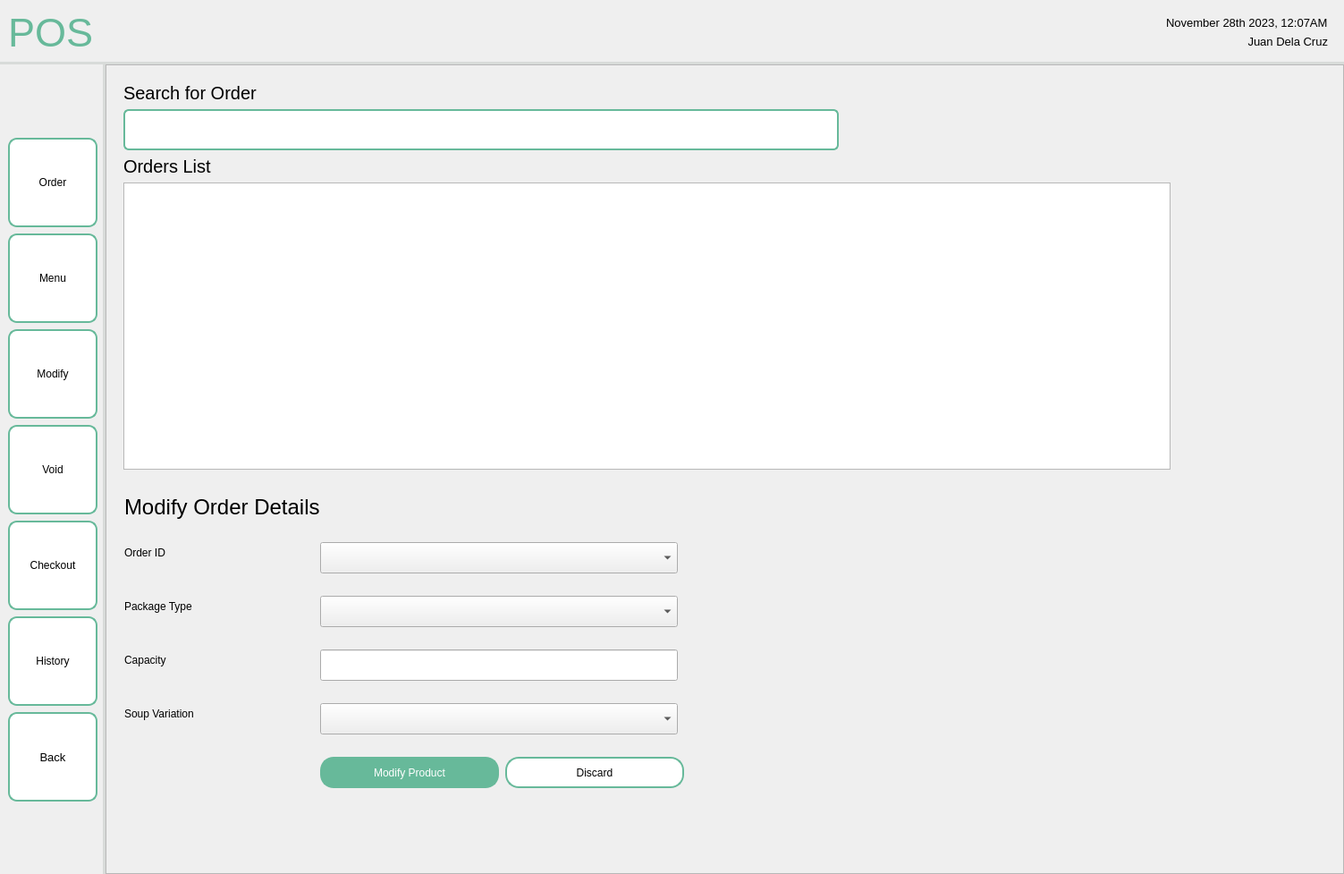
<?xml version="1.0" encoding="UTF-8"?>
<ui version="4.0">
 <class>MainWindow</class>
 <widget class="QMainWindow" name="MainWindow">
  <property name="geometry">
   <rect>
    <x>0</x>
    <y>0</y>
    <width>1503</width>
    <height>977</height>
   </rect>
  </property>
  <property name="windowTitle">
   <string>MainWindow</string>
  </property>
  <widget class="QWidget" name="centralwidget">
   <layout class="QHBoxLayout" name="horizontalLayout">
    <property name="leftMargin">
     <number>0</number>
    </property>
    <property name="topMargin">
     <number>0</number>
    </property>
    <property name="rightMargin">
     <number>0</number>
    </property>
    <property name="bottomMargin">
     <number>0</number>
    </property>
    <item>
     <widget class="QFrame" name="frame">
      <property name="sizePolicy">
       <sizepolicy hsizetype="Preferred" vsizetype="Preferred">
        <horstretch>0</horstretch>
        <verstretch>0</verstretch>
       </sizepolicy>
      </property>
      <property name="frameShape">
       <enum>QFrame::NoFrame</enum>
      </property>
      <property name="frameShadow">
       <enum>QFrame::Plain</enum>
      </property>
      <layout class="QGridLayout" name="gridLayout">
       <property name="leftMargin">
        <number>0</number>
       </property>
       <property name="topMargin">
        <number>0</number>
       </property>
       <property name="rightMargin">
        <number>0</number>
       </property>
       <property name="bottomMargin">
        <number>0</number>
       </property>
       <property name="spacing">
        <number>0</number>
       </property>
       <item row="1" column="0">
        <widget class="QWidget" name="navbar" native="true">
         <property name="sizePolicy">
          <sizepolicy hsizetype="Fixed" vsizetype="Preferred">
           <horstretch>0</horstretch>
           <verstretch>0</verstretch>
          </sizepolicy>
         </property>
         <property name="styleSheet">
          <string notr="true">QWidget {
    border-right: 3px solid #D8DBD9;
}
</string>
         </property>
         <layout class="QVBoxLayout" name="verticalLayout_2">
          <property name="spacing">
           <number>7</number>
          </property>
          <item>
           <spacer name="verticalSpacer">
            <property name="orientation">
             <enum>Qt::Vertical</enum>
            </property>
            <property name="sizeHint" stdset="0">
             <size>
              <width>20</width>
              <height>40</height>
             </size>
            </property>
           </spacer>
          </item>
          <item>
           <widget class="QPushButton" name="orderBTN">
            <property name="minimumSize">
             <size>
              <width>100</width>
              <height>100</height>
             </size>
            </property>
            <property name="maximumSize">
             <size>
              <width>100</width>
              <height>100</height>
             </size>
            </property>
            <property name="styleSheet">
             <string notr="true">QPushButton {
    background-color: white;
    border: 2px solid #67B99A;
    color: black;
    padding: 8px 16px;
    border-radius: 10px;
}

QPushButton:hover {
    border: 2px solid #4D926D;
}

QPushButton:pressed {
	background-color: #F0F0F0;
	border: 2px solid #265C42;
}</string>
            </property>
            <property name="text">
             <string>Order</string>
            </property>
           </widget>
          </item>
          <item>
           <widget class="QPushButton" name="menuBTN">
            <property name="minimumSize">
             <size>
              <width>100</width>
              <height>100</height>
             </size>
            </property>
            <property name="maximumSize">
             <size>
              <width>100</width>
              <height>100</height>
             </size>
            </property>
            <property name="styleSheet">
             <string notr="true">QPushButton {
    background-color: white;
    border: 2px solid #67B99A;
    color: black;
    padding: 8px 16px;
    border-radius: 10px;
}

QPushButton:hover {
    border: 2px solid #4D926D;
}

QPushButton:pressed {
	background-color: #F0F0F0;
	border: 2px solid #265C42;
}</string>
            </property>
            <property name="text">
             <string>Menu</string>
            </property>
           </widget>
          </item>
          <item>
           <widget class="QPushButton" name="modifyBTN">
            <property name="minimumSize">
             <size>
              <width>100</width>
              <height>100</height>
             </size>
            </property>
            <property name="maximumSize">
             <size>
              <width>100</width>
              <height>100</height>
             </size>
            </property>
            <property name="styleSheet">
             <string notr="true">QPushButton {
    background-color: white;
    border: 2px solid #67B99A;
    color: black;
    padding: 8px 16px;
    border-radius: 10px;
}

QPushButton:hover {
    border: 2px solid #4D926D;
}

QPushButton:pressed {
	background-color: #F0F0F0;
	border: 2px solid #265C42;
}</string>
            </property>
            <property name="text">
             <string>Modify</string>
            </property>
           </widget>
          </item>
          <item>
           <widget class="QPushButton" name="voidBTN">
            <property name="minimumSize">
             <size>
              <width>100</width>
              <height>100</height>
             </size>
            </property>
            <property name="maximumSize">
             <size>
              <width>100</width>
              <height>100</height>
             </size>
            </property>
            <property name="styleSheet">
             <string notr="true">QPushButton {
    background-color: white;
    border: 2px solid #67B99A;
    color: black;
    padding: 8px 16px;
    border-radius: 10px;
}

QPushButton:hover {
    border: 2px solid #4D926D;
}

QPushButton:pressed {
	background-color: #F0F0F0;
	border: 2px solid #265C42;
}</string>
            </property>
            <property name="text">
             <string>Void</string>
            </property>
           </widget>
          </item>
          <item>
           <widget class="QPushButton" name="checkoutBTN">
            <property name="minimumSize">
             <size>
              <width>100</width>
              <height>100</height>
             </size>
            </property>
            <property name="maximumSize">
             <size>
              <width>100</width>
              <height>100</height>
             </size>
            </property>
            <property name="styleSheet">
             <string notr="true">QPushButton {
    background-color: white;
    border: 2px solid #67B99A;
    color: black;
    padding: 8px 16px;
    border-radius: 10px;
}

QPushButton:hover {
    border: 2px solid #4D926D;
}

QPushButton:pressed {
	background-color: #F0F0F0;
	border: 2px solid #265C42;
}</string>
            </property>
            <property name="text">
             <string>Checkout</string>
            </property>
           </widget>
          </item>
          <item>
           <widget class="QPushButton" name="historyBTN_3">
            <property name="minimumSize">
             <size>
              <width>100</width>
              <height>100</height>
             </size>
            </property>
            <property name="maximumSize">
             <size>
              <width>100</width>
              <height>100</height>
             </size>
            </property>
            <property name="styleSheet">
             <string notr="true">QPushButton {
    background-color: white;
    border: 2px solid #67B99A;
    color: black;
    padding: 8px 16px;
    border-radius: 10px;
}

QPushButton:hover {
    border: 2px solid #4D926D;
}

QPushButton:pressed {
	background-color: #F0F0F0;
	border: 2px solid #265C42;
}</string>
            </property>
            <property name="text">
             <string>History</string>
            </property>
           </widget>
          </item>
          <item>
           <widget class="QPushButton" name="backBTN">
            <property name="sizePolicy">
             <sizepolicy hsizetype="Fixed" vsizetype="Fixed">
              <horstretch>0</horstretch>
              <verstretch>0</verstretch>
             </sizepolicy>
            </property>
            <property name="minimumSize">
             <size>
              <width>100</width>
              <height>100</height>
             </size>
            </property>
            <property name="maximumSize">
             <size>
              <width>100</width>
              <height>100</height>
             </size>
            </property>
            <property name="font">
             <font>
              <pointsize>10</pointsize>
             </font>
            </property>
            <property name="styleSheet">
             <string notr="true">QPushButton {
    background-color: white;
    border: 2px solid #67B99A;
    color: black;
    padding: 8px 16px;
    border-radius: 10px;
}

QPushButton:hover {
    border: 2px solid #4D926D;
}

QPushButton:pressed {
	background-color: #F0F0F0;
	border: 2px solid #265C42;
}</string>
            </property>
            <property name="text">
             <string>Back</string>
            </property>
            <property name="icon">
             <iconset resource="../../../../assets/resourceFile.qrc">
              <normaloff>:/logos/Icons/entypo_back.png</normaloff>:/logos/Icons/entypo_back.png</iconset>
            </property>
            <property name="autoRepeat">
             <bool>false</bool>
            </property>
           </widget>
          </item>
          <item>
           <spacer name="verticalSpacer_3">
            <property name="orientation">
             <enum>Qt::Vertical</enum>
            </property>
            <property name="sizeHint" stdset="0">
             <size>
              <width>20</width>
              <height>40</height>
             </size>
            </property>
           </spacer>
          </item>
         </layout>
        </widget>
       </item>
       <item row="0" column="0" colspan="3">
        <widget class="QWidget" name="header" native="true">
         <property name="styleSheet">
          <string notr="true">QWidget {
    border-bottom: 3px solid #D8DBD9; 
}
</string>
         </property>
         <layout class="QHBoxLayout" name="horizontalLayout_2">
          <item>
           <widget class="QLabel" name="label">
            <property name="font">
             <font>
              <pointsize>-1</pointsize>
             </font>
            </property>
            <property name="layoutDirection">
             <enum>Qt::LeftToRight</enum>
            </property>
            <property name="styleSheet">
             <string notr="true">QLabel {
    color: #67B99A;
    font-size: 45px;
}</string>
            </property>
            <property name="text">
             <string>POS</string>
            </property>
            <property name="scaledContents">
             <bool>false</bool>
            </property>
           </widget>
          </item>
          <item>
           <spacer name="horizontalSpacer">
            <property name="orientation">
             <enum>Qt::Horizontal</enum>
            </property>
            <property name="sizeHint" stdset="0">
             <size>
              <width>40</width>
              <height>20</height>
             </size>
            </property>
           </spacer>
          </item>
          <item>
           <widget class="QFrame" name="frame_2">
            <layout class="QVBoxLayout" name="verticalLayout">
             <item>
              <widget class="QLabel" name="date">
               <property name="font">
                <font>
                 <pointsize>10</pointsize>
                </font>
               </property>
               <property name="styleSheet">
                <string notr="true">QLabel {
    color: black;
}</string>
               </property>
               <property name="text">
                <string>November 28th 2023, 12:07AM</string>
               </property>
              </widget>
             </item>
             <item>
              <widget class="QLabel" name="time">
               <property name="font">
                <font>
                 <pointsize>10</pointsize>
                </font>
               </property>
               <property name="styleSheet">
                <string notr="true">QLabel {
    color: black;
}</string>
               </property>
               <property name="text">
                <string>Juan Dela Cruz</string>
               </property>
               <property name="alignment">
                <set>Qt::AlignRight|Qt::AlignTrailing|Qt::AlignVCenter</set>
               </property>
              </widget>
             </item>
            </layout>
           </widget>
          </item>
         </layout>
        </widget>
       </item>
       <item row="1" column="1" colspan="2">
        <widget class="QFrame" name="frame_3">
         <property name="frameShape">
          <enum>QFrame::StyledPanel</enum>
         </property>
         <property name="frameShadow">
          <enum>QFrame::Raised</enum>
         </property>
         <widget class="QWidget" name="widget" native="true">
          <property name="geometry">
           <rect>
            <x>0</x>
            <y>0</y>
            <width>1651</width>
            <height>831</height>
           </rect>
          </property>
          <widget class="QWidget" name="widget_6" native="true">
           <property name="geometry">
            <rect>
             <x>21</x>
             <y>481</y>
             <width>690</width>
             <height>329</height>
            </rect>
           </property>
           <layout class="QFormLayout" name="formLayout_3">
            <property name="horizontalSpacing">
             <number>0</number>
            </property>
            <property name="verticalSpacing">
             <number>25</number>
            </property>
            <property name="leftMargin">
             <number>0</number>
            </property>
            <property name="topMargin">
             <number>0</number>
            </property>
            <property name="rightMargin">
             <number>0</number>
            </property>
            <property name="bottomMargin">
             <number>0</number>
            </property>
            <item row="0" column="0">
             <widget class="QLabel" name="label_6">
              <property name="font">
               <font>
                <pointsize>18</pointsize>
               </font>
              </property>
              <property name="text">
               <string>Modify Order Details</string>
              </property>
             </widget>
            </item>
            <item row="1" column="0">
             <widget class="QLabel" name="label_14">
              <property name="text">
               <string>Order ID</string>
              </property>
             </widget>
            </item>
            <item row="1" column="1">
             <widget class="QComboBox" name="comboBox_5">
              <property name="minimumSize">
               <size>
                <width>400</width>
                <height>35</height>
               </size>
              </property>
              <property name="maximumSize">
               <size>
                <width>400</width>
                <height>35</height>
               </size>
              </property>
             </widget>
            </item>
            <item row="2" column="0">
             <widget class="QLabel" name="label_15">
              <property name="text">
               <string>Package Type</string>
              </property>
             </widget>
            </item>
            <item row="2" column="1">
             <widget class="QComboBox" name="comboBox_6">
              <property name="minimumSize">
               <size>
                <width>400</width>
                <height>35</height>
               </size>
              </property>
              <property name="maximumSize">
               <size>
                <width>400</width>
                <height>35</height>
               </size>
              </property>
             </widget>
            </item>
            <item row="3" column="0">
             <widget class="QLabel" name="label_16">
              <property name="text">
               <string>Capacity</string>
              </property>
             </widget>
            </item>
            <item row="3" column="1">
             <widget class="QLineEdit" name="lineEdit_8">
              <property name="minimumSize">
               <size>
                <width>400</width>
                <height>35</height>
               </size>
              </property>
              <property name="maximumSize">
               <size>
                <width>400</width>
                <height>35</height>
               </size>
              </property>
             </widget>
            </item>
            <item row="4" column="0">
             <widget class="QLabel" name="label_17">
              <property name="text">
               <string>Soup Variation</string>
              </property>
             </widget>
            </item>
            <item row="4" column="1">
             <widget class="QComboBox" name="comboBox_7">
              <property name="minimumSize">
               <size>
                <width>400</width>
                <height>35</height>
               </size>
              </property>
              <property name="maximumSize">
               <size>
                <width>400</width>
                <height>35</height>
               </size>
              </property>
             </widget>
            </item>
            <item row="5" column="1">
             <widget class="QWidget" name="widget_7" native="true">
              <property name="sizePolicy">
               <sizepolicy hsizetype="Preferred" vsizetype="Preferred">
                <horstretch>0</horstretch>
                <verstretch>0</verstretch>
               </sizepolicy>
              </property>
              <layout class="QHBoxLayout" name="horizontalLayout_4">
               <property name="spacing">
                <number>7</number>
               </property>
               <property name="leftMargin">
                <number>0</number>
               </property>
               <property name="topMargin">
                <number>0</number>
               </property>
               <property name="rightMargin">
                <number>0</number>
               </property>
               <property name="bottomMargin">
                <number>0</number>
               </property>
               <item>
                <widget class="QPushButton" name="pushButton_8">
                 <property name="sizePolicy">
                  <sizepolicy hsizetype="Fixed" vsizetype="Fixed">
                   <horstretch>0</horstretch>
                   <verstretch>0</verstretch>
                  </sizepolicy>
                 </property>
                 <property name="minimumSize">
                  <size>
                   <width>200</width>
                   <height>35</height>
                  </size>
                 </property>
                 <property name="maximumSize">
                  <size>
                   <width>200</width>
                   <height>35</height>
                  </size>
                 </property>
                 <property name="styleSheet">
                  <string notr="true">QPushButton {
    background-color: #67B99A;
    color: white;
    border: 2px solid #67B99A;
    padding: 8px 16px;
    border-radius: 15px;
}
QPushButton:hover {
    background-color: #5CAE8B;
    border: 2px solid #5CAE8B;
}
QPushButton:pressed {
    background-color: #4D9C7F;
	border: 2px solid #4D9C7F;
}</string>
                 </property>
                 <property name="text">
                  <string>Modify Product</string>
                 </property>
                </widget>
               </item>
               <item>
                <widget class="QPushButton" name="pushButton_9">
                 <property name="sizePolicy">
                  <sizepolicy hsizetype="Fixed" vsizetype="Fixed">
                   <horstretch>0</horstretch>
                   <verstretch>0</verstretch>
                  </sizepolicy>
                 </property>
                 <property name="minimumSize">
                  <size>
                   <width>200</width>
                   <height>35</height>
                  </size>
                 </property>
                 <property name="maximumSize">
                  <size>
                   <width>200</width>
                   <height>35</height>
                  </size>
                 </property>
                 <property name="styleSheet">
                  <string notr="true">QPushButton {
    background-color: white;
    border: 2px solid #67B99A;
    color: black;
    padding: 8px 16px;
    border-radius: 15px;
}

QPushButton:hover {
    border: 2px solid #4D926D;
}

QPushButton:pressed {
	background-color: #F0F0F0;
	border: 2px solid #265C42;
}</string>
                 </property>
                 <property name="text">
                  <string>Discard</string>
                 </property>
                </widget>
               </item>
               <item>
                <spacer name="horizontalSpacer_8">
                 <property name="orientation">
                  <enum>Qt::Horizontal</enum>
                 </property>
                 <property name="sizeType">
                  <enum>QSizePolicy::Expanding</enum>
                 </property>
                 <property name="sizeHint" stdset="0">
                  <size>
                   <width>58</width>
                   <height>32</height>
                  </size>
                 </property>
                </spacer>
               </item>
              </layout>
             </widget>
            </item>
           </layout>
          </widget>
          <widget class="QWidget" name="layoutWidget">
           <property name="geometry">
            <rect>
             <x>20</x>
             <y>20</y>
             <width>1171</width>
             <height>461</height>
            </rect>
           </property>
           <layout class="QVBoxLayout" name="verticalLayout_3">
            <item>
             <layout class="QHBoxLayout" name="horizontalLayout_5">
              <item>
               <widget class="QLabel" name="searchLBL">
                <property name="font">
                 <font>
                  <pointsize>15</pointsize>
                 </font>
                </property>
                <property name="text">
                 <string>Search for Order</string>
                </property>
                <property name="alignment">
                 <set>Qt::AlignLeading|Qt::AlignLeft|Qt::AlignVCenter</set>
                </property>
                <property name="margin">
                 <number>0</number>
                </property>
                <property name="indent">
                 <number>0</number>
                </property>
               </widget>
              </item>
              <item>
               <spacer name="horizontalSpacer_2">
                <property name="orientation">
                 <enum>Qt::Horizontal</enum>
                </property>
                <property name="sizeHint" stdset="0">
                 <size>
                  <width>40</width>
                  <height>20</height>
                 </size>
                </property>
               </spacer>
              </item>
             </layout>
            </item>
            <item>
             <widget class="QLineEdit" name="searchFIELD">
              <property name="sizePolicy">
               <sizepolicy hsizetype="Fixed" vsizetype="Fixed">
                <horstretch>0</horstretch>
                <verstretch>0</verstretch>
               </sizepolicy>
              </property>
              <property name="minimumSize">
               <size>
                <width>800</width>
                <height>46</height>
               </size>
              </property>
              <property name="maximumSize">
               <size>
                <width>800</width>
                <height>46</height>
               </size>
              </property>
              <property name="styleSheet">
               <string notr="true">QLineEdit {
    padding: 5px;
    border: 2px solid #67B99A;
    border-radius: 6px;
    background-color: #FFFFFF;
    selection-background-color: darkgray;
}</string>
              </property>
             </widget>
            </item>
            <item>
             <layout class="QHBoxLayout" name="horizontalLayout_3">
              <item>
               <widget class="QLabel" name="orderLabel_2">
                <property name="font">
                 <font>
                  <pointsize>15</pointsize>
                 </font>
                </property>
                <property name="text">
                 <string>Orders List</string>
                </property>
               </widget>
              </item>
              <item>
               <spacer name="horizontalSpacer_9">
                <property name="orientation">
                 <enum>Qt::Horizontal</enum>
                </property>
                <property name="sizeHint" stdset="0">
                 <size>
                  <width>40</width>
                  <height>20</height>
                 </size>
                </property>
               </spacer>
              </item>
             </layout>
            </item>
            <item>
             <widget class="QTableWidget" name="tableWidget_2"/>
            </item>
            <item>
             <spacer name="horizontalSpacer_6">
              <property name="orientation">
               <enum>Qt::Horizontal</enum>
              </property>
              <property name="sizeHint" stdset="0">
               <size>
                <width>1118</width>
                <height>28</height>
               </size>
              </property>
             </spacer>
            </item>
           </layout>
          </widget>
         </widget>
        </widget>
       </item>
      </layout>
     </widget>
    </item>
   </layout>
  </widget>
 </widget>
 <resources>
  <include location="../../../../assets/resourceFile.qrc"/>
 </resources>
 <connections/>
</ui>
